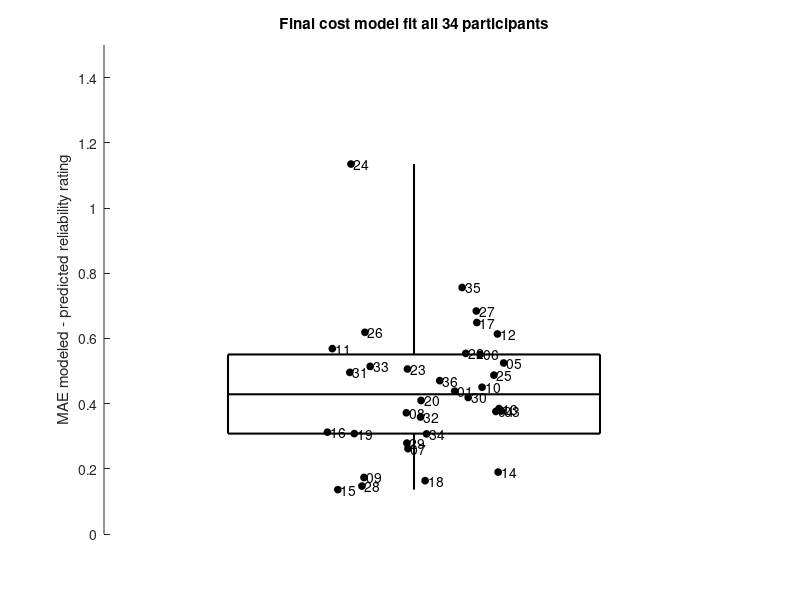
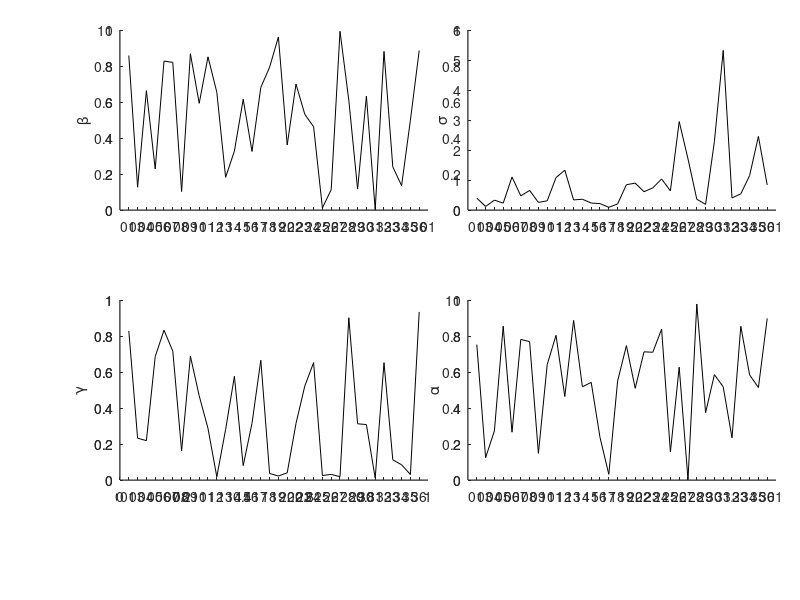

Source code (MATLAB) for these figures, in order:
% this scripts loads saved_model_parameters.mat from x1_ script
% and then we will explore stuff and make some graphs too.

load saved_model_parameters.mat;
p=saved_model_parameters;





cost_f=[];
for i=1:numel(p)
    cost_f = [cost_f p{i}{2}];
end
qrw_costf = cost_f;

% slight helper:
get_s_num = @(i) sprintf('%02d', str2num(p{i}{5}(9:11)));

% Create figure
fh=figure('color','w');
ah=axes('parent',fh); 
set(ah,'nextplot','add');


% Plot individual data points
x_vals = rand(size(cost_f)) * 0.3 + 0.85;
plot(x_vals, cost_f, 'ko', 'MarkerFaceColor', 'k', 'MarkerSize', 5);
for i=1:numel(x_vals)
    th=text(x_vals(i), cost_f(i), [' ' get_s_num(i)]);
    set(th,'horizontalalignment','left','verticalalignment','middle');
end



% Compute statistics
data_min = min(cost_f);
data_max = max(cost_f);
data_median = median(cost_f);
data_q1 = quantile(cost_f, 0.25);
data_q3 = quantile(cost_f, 0.75);

my_left_pos = 0.7;
my_right_pos = 1.3;

% Draw box
rectangle('Position', [my_left_pos, data_q1, my_right_pos-my_left_pos, data_q3 - data_q1], ...
    'EdgeColor', 'k', 'LineWidth', 1.5, 'FaceColor', 'none');

% Draw whiskers
line([1 1], [data_min data_q1], 'Color', 'k', 'LineWidth', 1.5); % Lower whisker
line([1 1], [data_q3 data_max], 'Color', 'k', 'LineWidth', 1.5); % Upper whisker

% Draw median line
line([my_left_pos my_right_pos], [data_median data_median], 'Color', 'k', 'LineWidth', 1.5);



% Compute and plot spread (boxplot equivalent)
% boxplot(cost_f, 'Colors', 'k', 'Whisker', 1.5, 'Symbol', 'ko', ...
%     'Widths', 0.9, 'Labels', {''}, 'OutlierSize', 1);

set(ah,'xcolor','none');
xlim([0.5 1.5]);
ylim([0 1.5]);
box off;

ylabel('MAE modeled - predicted reliability rating');
title('Final cost model fit all 34 participants');




% now - let's check model params:
fh=figure('color','w');

    
ul = 0.05; % upp limit
dl = 0.20; % down limit
ll = 0.15; % left limit
rl = 0.03; % right limit
sh = 0.05; % spacing horz
sv = 0.15; % spacing vert

NY = 2; % how manycols
NX = 2;  % how many rows


p = [];

for i=1:(NX*NY)

    [ix,iy] = ind2sub([NX, NY],i);

    xpos = ll + (ix-1) * (1-ll-rl-(NX-1)*sh)/NX + (ix-1) * sh;
    xsize = (1-ll-rl-(NX-1)*sh)/NX;

    ypos = 1 - ul - (NY-iy+1) * (1-ul-dl-(NY-1)*sv)/NY - (NY-iy) * sv;
    ysize = (1-ul-dl-(NY-1)*sv)/NY;

    p(i,:) = [xpos ypos xsize ysize];
end



m=[];
for i=1:numel(saved_model_parameters)
    m=[m; saved_model_parameters{i}{1}];
end

ahs = [];
for i=1:4
    ahs(i) = axes('parent',fh,'position', p(5-i,:));
end
my_ylabels = {'\gamma','\alpha','\beta','\sigma'};

for i=4:-1:1
    % ahs(i) = axes('parent',fh, 'position', p(i,:));
    set(fh,'currentaxes', ahs(i));
    ahs(i) = axes('parent',fh, 'position', p(i,:));
    x_labels = arrayfun(get_s_num, 1:34,'uniformoutput',false);
    ph=plot(m(:, i),'k');
    set(ahs,'xtick', 1:34, 'xticklabel',x_labels,'xticklabelrotation', 90);
    xlim([0 35]);
    ylabel(my_ylabels{i});
    box off;
end




% Customize appearance

% ylabel('Values');
% title('Data Spread with Outliers and Individual Points');